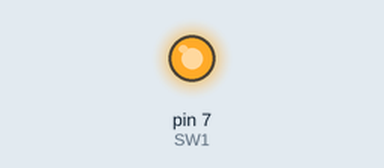
Bench run of a sketch on a simulated Arduino Uno, built with avr-gcc and run on an emulated ATmega328P. On the bench: output pins drawn as LEDs (lit = HIGH).

Above: at 5.1 s.
At 6.1 s:
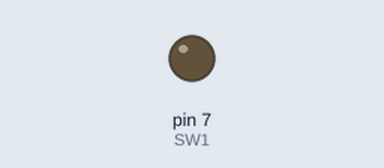
Timing chart, 0 to 7.6 s (numbered marks = the images above):
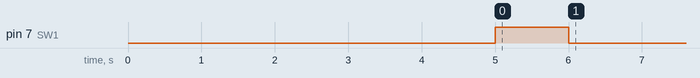

The sketch:

tx2.ino
```cpp
int SW1 = 7;
void setup() {
  Serial.begin(115200);
  pinMode(SW1,OUTPUT);

  digitalWrite(SW1, LOW);
  delay(5000);
  digitalWrite(SW1,HIGH);
  delay(1000);
  digitalWrite(SW1, LOW);

}
void loop() {
}
```
